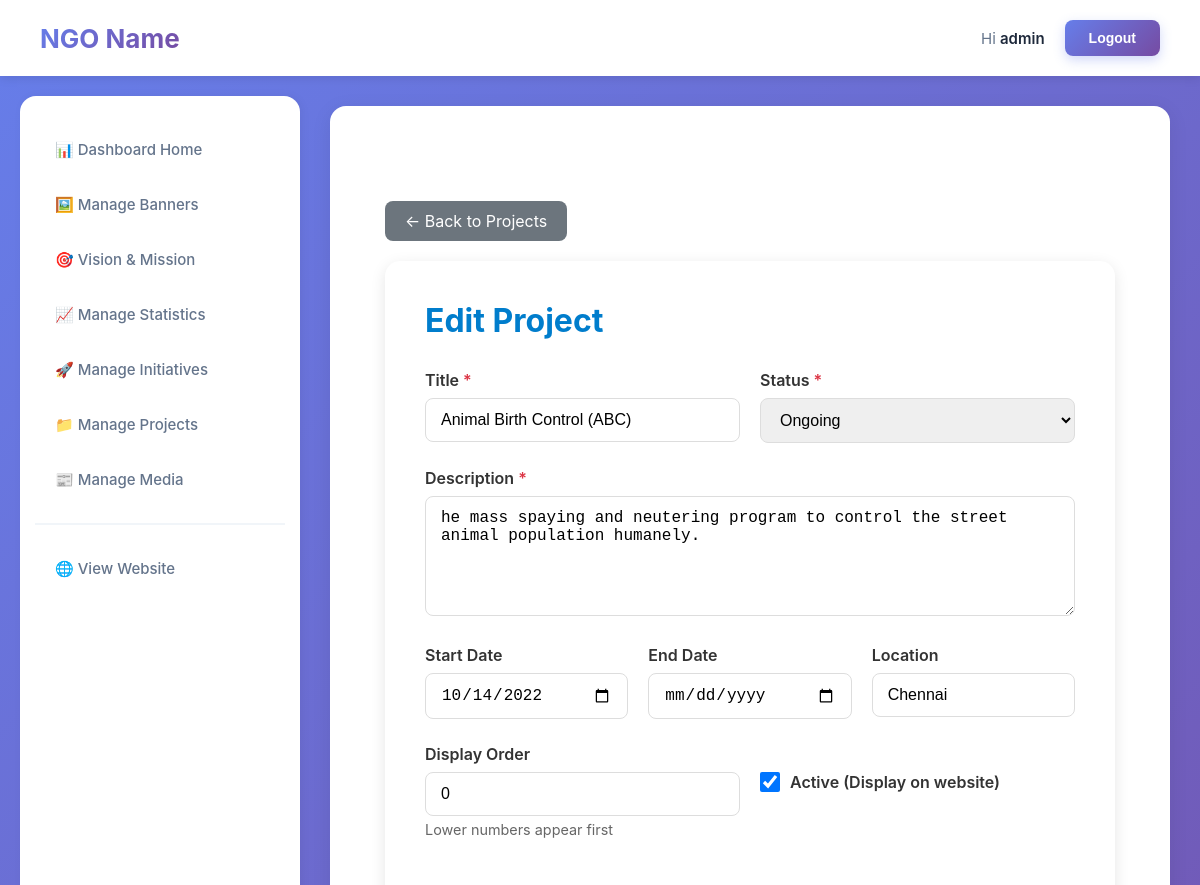
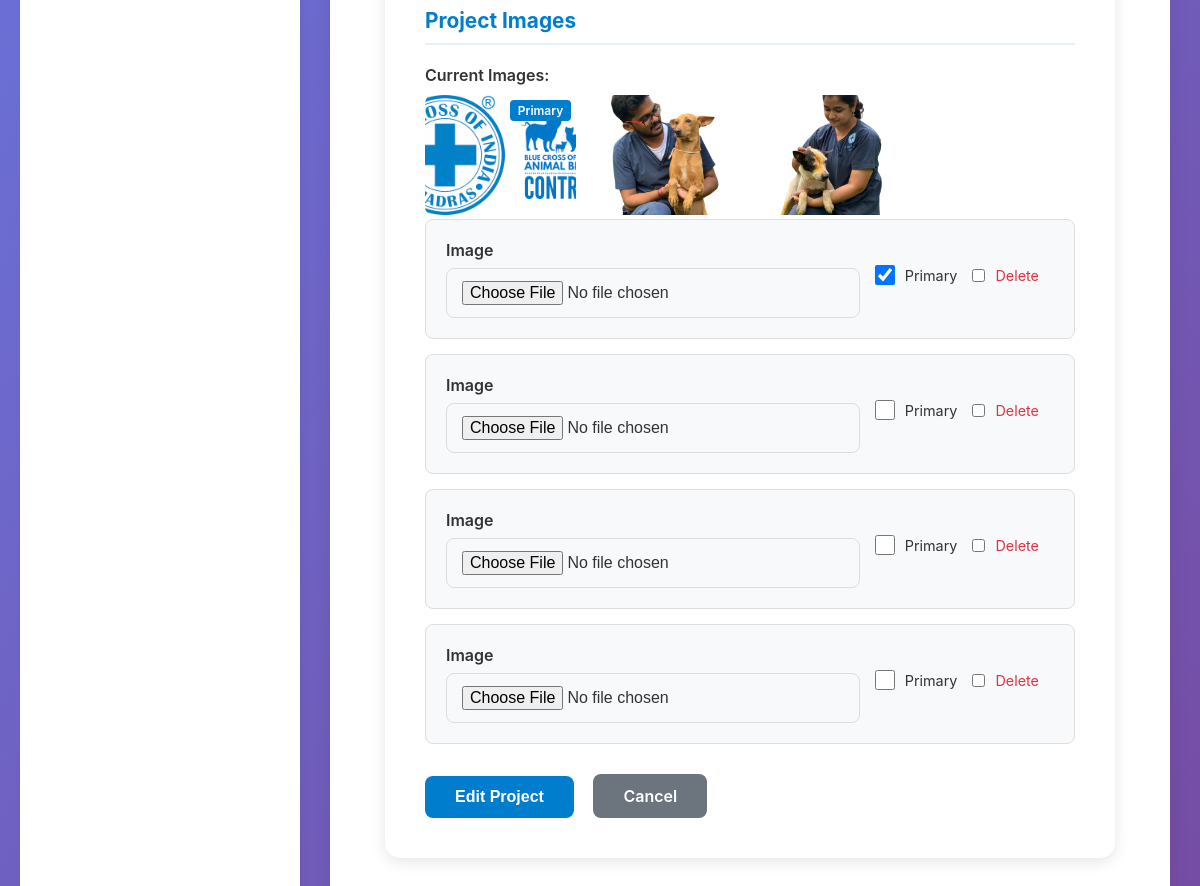
The page /dashboard/projects/edit/1/ (signed in) on the database its author committed (2 pictures, top to bottom).
### Homepage/models.py (models this page shows, shortened)
class Project(models.Model):
    STATUS_CHOICES = [
        ('ongoing', 'Ongoing'),
        ('completed', 'Completed'),
        ('upcoming', 'Upcoming'),
    ]
    title = models.CharField(max_length=255)
    description = models.TextField()
    status = models.CharField(max_length=20, choices=STATUS_CHOICES, default='ongoing')
    start_date = models.DateField(null=True, blank=True)
    end_date = models.DateField(null=True, blank=True)
    location = models.CharField(max_length=255, null=True, blank=True)
    order = models.IntegerField(default=0, help_text="Lower numbers appear first")
    is_active = models.BooleanField(default=True, help_text="Active/Inactive")
    created_at = models.DateTimeField(default=timezone.now, editable=False)
    updated_at = models.DateTimeField(auto_now=True)
    class Meta:
        ordering = ['order', '-created_at']
        verbose_name = "Project"
        verbose_name_plural = "Projects"

class ProjectImage(models.Model):
    project = models.ForeignKey(
        Project,
        on_delete=models.CASCADE,
        related_name='images'
    )
    image = models.ImageField(
        upload_to='projects/',
        validators=[FileExtensionValidator(['jpg', 'jpeg', 'png', 'webp'])],
        help_text="Recommended size: 600x400px"
    )
    is_primary = models.BooleanField(default=False, help_text="Primary display image")
    uploaded_at = models.DateTimeField(default=timezone.now, editable=False)
    class Meta:
        ordering = ['-is_primary', '-uploaded_at']
        verbose_name = "Project Image"
        verbose_name_plural = "Project Images"

### Homepage/views.py (the view)
# urls.py: path('dashboard/projects/edit/<int:pk>/', views.manage_project_edit, name='dashboard_manage_project_edit'),
@staff_member_required(login_url='/auth/login/')
def manage_project_edit(request, pk):
    project = get_object_or_404(Project, pk=pk)
    ImageFormSet = modelformset_factory(ProjectImage, form=ProjectImageForm, extra=1, can_delete=True)
    if request.method == 'POST':
        form = ProjectForm(request.POST, instance=project)
        formset = ImageFormSet(request.POST, request.FILES, queryset=project.images.all())
        if form.is_valid() and formset.is_valid():
            form.save()
            for image_form in formset:
                if image_form.cleaned_data.get('DELETE'):
                    if image_form.instance.pk:
                        image_form.instance.delete()
                elif image_form.cleaned_data.get('image'):
                    image = image_form.save(commit=False)
                    image.project = project
                    image.save()
            messages.success(request, 'Project updated successfully!')
            return redirect('dashboard_manage_project')
        else:
            messages.error(request, 'Please correct the errors below.')
    else:
        form = ProjectForm(instance=project)
        formset = ImageFormSet(queryset=project.images.all())
    return render(request, 'dashboard/project_form.html', {
        'form': form,
        'formset': formset,
        'action': 'Edit',
        'project': project
    })

### Homepage/forms.py
class ProjectForm(forms.ModelForm):
    class Meta:
        model = Project
        fields = ['title', 'description', 'status', 'start_date', 'end_date',
                  'location', 'order', 'is_active']
        widgets = {
            'title': forms.TextInput(attrs={'class': 'form-control'}),
            'description': forms.Textarea(attrs={'class': 'form-control', 'rows': 4}),
            'status': forms.Select(attrs={'class': 'form-control'}),
            'start_date': forms.DateInput(attrs={'class': 'form-control', 'type': 'date'}),
            'end_date': forms.DateInput(attrs={'class': 'form-control', 'type': 'date'}),
            'location': forms.TextInput(attrs={'class': 'form-control'}),
            'order': forms.NumberInput(attrs={'class': 'form-control'}),
            'is_active': forms.CheckboxInput(attrs={'class': 'form-check-input'}),
        }

### Homepage/templates/dashboard/project_form.html (shortened to what this page needs)
{% extends 'dashboard/base.html' %}
{% load static %}
{% block content %}
<div class="dashboard-container">
    <a href="{% url 'dashboard_manage_project' %}" class="btn-back">← Back to Projects</a>
    <div class="form-container">
        <h1>{{ action }} Project</h1>
        <form method="post" enctype="multipart/form-data">
            <div class="form-row">
                <div class="form-group">
                    <label for="{{ form.title.id_for_label }}">Title <span class="required-mark">*</span></label>
                    {{ form.title }}
                </div>
                <div class="form-group">
                    <label for="{{ form.status.id_for_label }}">Status <span class="required-mark">*</span></label>
                    {{ form.status }}
                </div>
            </div>
            <div class="form-group">
                <label for="{{ form.description.id_for_label }}">Description <span class="required-mark">*</span></label>
                {{ form.description }}
            </div>
            <div class="form-row-3">
                <div class="form-group">
                    <label for="{{ form.start_date.id_for_label }}">Start Date</label>
                    {{ form.start_date }}
                </div>
                <div class="form-group">
                    <label for="{{ form.end_date.id_for_label }}">End Date</label>
                    {{ form.end_date }}
                </div>
                <div class="form-group">
                    <label for="{{ form.location.id_for_label }}">Location</label>
                    {{ form.location }}
                </div>
            </div>
            <div class="form-row">
                <div class="form-group">
                    <label for="{{ form.order.id_for_label }}">Display Order</label>
                    {{ form.order }}
                    <small class="form-hint">Lower numbers appear first</small>
                </div>
                <div class="form-group">
                    <label>&nbsp;</label>
                    <div class="form-check">
                        {{ form.is_active }}
                        <label for="{{ form.is_active.id_for_label }}">Active (Display on website)</label>
                    </div>
                </div>
            </div>
            <h3 class="section-title">Project Images</h3>
            {% if action == 'Edit' and project.images.exists %}
            <div class="current-images">
                <label style="font-weight: 600; color: #333;">Current Images:</label>
                <div class="current-images-grid">
                    {% for image in project.images.all %}
                    <div class="image-item">
                        <img src="{{ image.image.url }}" alt="Project image">
                        {% if image.is_primary %}
                            <span class="primary-badge">Primary</span>
                        {% endif %}
                    </div>
                    {% endfor %}
                </div>
            </div>
            {% endif %}
            <div id="image-formset">
                {% for form in formset %}
                <div class="image-form">
                    <div class="image-form-row">
                        <div class="form-group" style="margin-bottom: 0;">
                            <label>Image</label>
                            {{ form.image }}
                        </div>
                        <div class="image-form-controls">
                            <div class="form-check">
                                {{ form.is_primary }}
                                <label for="{{ form.is_primary.id_for_label }}" style="font-size: 0.9rem;">Primary</label>
                            </div>
                            {% if action == 'Edit' %}
                            <div class="form-check">
                                {{ form.DELETE }}
                                <label for="{{ form.DELETE.id_for_label }}" style="font-size: 0.9rem; color: #dc3545;">Delete</label>
                            </div>
                            {% endif %}
                        </div>
                    </div>
                </div>
                {% endfor %}
            </div>
            <div style="margin-top: 30px;">
                <button type="submit" class="btn-submit">{{ action }} Project</button>
                <a href="{% url 'dashboard_manage_project' %}" class="btn-cancel">Cancel</a>
            </div>
        </form>
    </div>
</div>
{% endblock %}

### Homepage/templates/dashboard/base.html (shortened to what this page needs)
<!DOCTYPE html>
<html lang="en">
<head>
</head>
<body>
    <header class="header">
        <h1>NGO Name</h1>
        <nav class="header-nav">
            <span>Hi <strong>{{ request.user.username }}</strong></span>
            <form action="{% url 'admin:logout' %}" method="post" style="display: inline;">
                <button type="submit" class="logout-button">Logout</button>
            </form>
        </nav>
    </header>
    <div class="container">
        <aside class="sidebar">
            <ul class="sidebar-nav">
                <li>
                    <a href="{% url 'dashboard_home' %}"
                       class="{% if request.resolver_match.url_name == 'dashboard_home' %}active{% endif %}">
                        📊 Dashboard Home
                    </a>
                </li>
                <li>
                    <a href="{% url 'dashboard_manage_slider' %}"
                       class="{% if 'slider' in request.resolver_match.url_name %}active{% endif %}">
                        🖼️ Manage Banners
                    </a>
                </li>
                <li>
                    <a href="{% url 'dashboard_manage_vision' %}"
                       class="{% if 'vision' in request.resolver_match.url_name %}active{% endif %}">
                        🎯 Vision & Mission
                    </a>
                </li>
                <li>
                    <a href="{% url 'dashboard_manage_statistic' %}"
                       class="{% if 'statistic' in request.resolver_match.url_name %}active{% endif %}">
                        📈 Manage Statistics
                    </a>
                </li>
                <li>
                    <a href="{% url 'dashboard_manage_initiative' %}"
                       class="{% if 'initiative' in request.resolver_match.url_name %}active{% endif %}">
                        🚀 Manage Initiatives
                    </a>
                </li>
                <li>
                    <a href="{% url 'dashboard_manage_project' %}"
                       class="{% if 'projects' in request.resolver_match.url_name %}active{% endif %}">
                        📁 Manage Projects
                    </a>
                </li>
                <li>
                    <a href="{% url 'dashboard_manage_media_home' %}"
                        class="">
                        📰 Manage Media
                    </a>
                </li>
                <li style="margin-top: 20px; padding-top: 20px; border-top: 2px solid #f1f5f9;">
                    <a href="{% url 'home' %}" target="_blank">
                        🌐 View Website
                    </a>
                </li>
            </ul>
        </aside>
        <main class="main-content">
            <div class="content-wrapper">
                {% block content %}{% endblock %}
            </div>
        </main>
    </div>
</body>
</html>

### Homepage/templates/dashboard/base.html (style rules this page uses)
* { margin: 0; padding: 0; box-sizing: border-box; }
body { font-family: -apple-system, BlinkMacSystemFont, "Segoe UI", Roboto, "Helvetica Neue", Arial, sans-serif; background: linear-gradient(135deg, #667eea 0%, #764ba2 100%); min-height: 100vh; color: #333; }
.header { display: flex; justify-content: space-between; align-items: center; padding: 20px 40px; background: white; box-shadow: 0 2px 10px rgba(0, 0, 0, 0.1); position: sticky; top: 0; z-index: 100; }
.header h1 { font-size: 26px; font-weight: 700; color: #1e293b; background: linear-gradient(135deg, #667eea, #764ba2); -webkit-background-clip: text; -webkit-text-fill-color: transparent; background-clip: text; }
.header-nav { display: flex; align-items: center; gap: 20px; color: #64748b; font-size: 15px; }
.header-nav strong { color: #1e293b; font-weight: 600; }
.logout-button { background: linear-gradient(135deg, #667eea, #764ba2); color: white; border: none; padding: 10px 24px; border-radius: 8px; font-weight: 600; font-size: 14px; cursor: pointer; transition: all 0.3s ease; box-shadow: 0 4px 12px rgba(102, 126, 234, 0.3); }
.container { display: flex; max-width: 1600px; margin: 0 auto; min-height: calc(100vh - 70px); }
.sidebar { width: 280px; background: white; padding: 30px 0; box-shadow: 2px 0 10px rgba(0, 0, 0, 0.05); margin: 20px 0 20px 20px; border-radius: 16px; }
.sidebar-nav { list-style: none; padding: 0 15px; }
.sidebar-nav li { margin-bottom: 8px; }
.sidebar-nav a { display: block; padding: 14px 20px; text-decoration: none; color: #64748b; font-size: 15px; font-weight: 500; border-radius: 10px; transition: all 0.3s ease; position: relative; }
.main-content { flex: 1; padding: 30px; background: transparent; }
.content-wrapper { background: white; padding: 35px; border-radius: 16px; box-shadow: 0 4px 20px rgba(0, 0, 0, 0.08); min-height: calc(100vh - 150px); }

### Homepage/templates/dashboard/project_form.html (style rules this page uses)
.dashboard-container { max-width: 900px; margin: 40px auto; padding: 20px; }
.btn-back { background: #6c757d; color: white; padding: 10px 20px; border-radius: 8px; text-decoration: none; margin-bottom: 20px; display: inline-block; }
.form-container { background: white; border-radius: 15px; padding: 40px; box-shadow: 0 4px 15px rgba(0,0,0,0.1); }
.form-container h1 { color: #007DCC; margin-bottom: 30px; }
.section-title { color: #007DCC; font-size: 1.3rem; margin-top: 30px; margin-bottom: 20px; padding-bottom: 10px; border-bottom: 2px solid #E3F2FD; }
.form-group { margin-bottom: 25px; }
.form-group label { display: block; margin-bottom: 8px; font-weight: 600; color: #333; }
.form-control { width: 100%; padding: 12px 15px; border: 1px solid #ddd; border-radius: 8px; font-size: 1rem; transition: border-color 0.3s ease; box-sizing: border-box; }
textarea.form-control { resize: vertical; min-height: 120px; }
.form-check { display: flex; align-items: center; gap: 10px; }
.form-check-input { width: 20px; height: 20px; cursor: pointer; }
.form-check label { margin: 0; cursor: pointer; }
.form-row { display: grid; grid-template-columns: repeat(auto-fit, minmax(250px, 1fr)); gap: 20px; }
.form-row-3 { display: grid; grid-template-columns: repeat(auto-fit, minmax(200px, 1fr)); gap: 20px; }
.form-hint { color: #666; font-size: 0.9rem; margin-top: 5px; display: block; }
.current-images { margin-top: 15px; }
.current-images-grid { display: grid; grid-template-columns: repeat(auto-fill, minmax(150px, 1fr)); gap: 15px; margin-top: 10px; }
.image-item { position: relative; border-radius: 8px; overflow: hidden; }
.image-item img { width: 100%; height: 120px; object-fit: cover; border-radius: 8px; }
.primary-badge { position: absolute; top: 5px; right: 5px; background: #007DCC; color: white; padding: 3px 8px; border-radius: 4px; font-size: 0.75rem; font-weight: 600; }
.image-form { background: #f8f9fa; border: 1px solid #ddd; border-radius: 8px; padding: 20px; margin-bottom: 15px; }
.image-form-row { display: grid; grid-template-columns: 1fr auto auto; gap: 15px; align-items: start; }
.image-form-controls { display: flex; gap: 15px; align-items: center; padding-top: 25px; }
.btn-submit { background: #007DCC; color: white; padding: 12px 30px; border: none; border-radius: 8px; font-size: 1rem; font-weight: 600; cursor: pointer; transition: all 0.3s ease; }
.btn-cancel { background: #6c757d; color: white; padding: 12px 30px; border-radius: 8px; text-decoration: none; font-weight: 600; margin-left: 15px; display: inline-block; }
.required-mark { color: #dc3545; }

### rows shown on the page
Project: title "Animal Birth Control (ABC)", status "Ongoing", description "he mass spaying and neutering program to control the street animal population humanely.", start_date "10/14/2022", location "Chennai", order "0", is_active "☑"
ProjectImage: image (picture), is_primary "Primary"
ProjectImage: image (picture)
ProjectImage: image (picture)

### other values the page prints
{{ request.user.username }} "admin"
{{ action }} "Edit"
